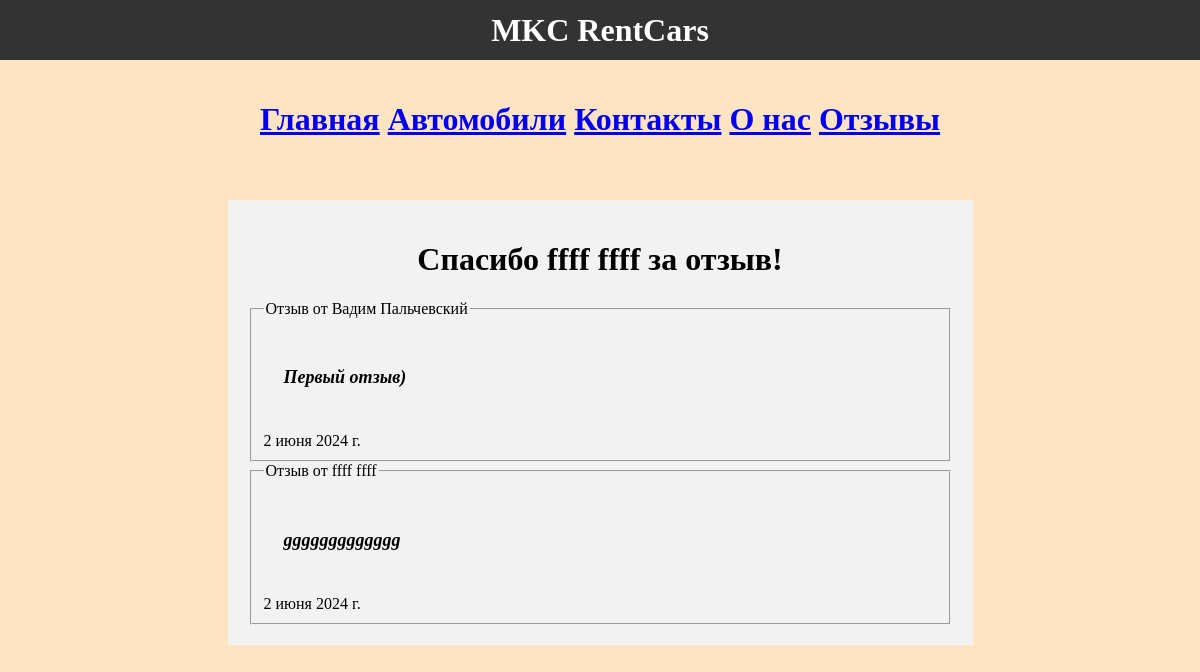
/MKC_RentCars/Reviews/Thanks/, run on the app's committed database.
### rentcars/models.py (models this page shows)
class Feedback(models.Model):
    name = models.CharField(max_length=15, validators=[MinLengthValidator(3)])
    surname = models.CharField(max_length=15, validators=[MinLengthValidator(3)])
    feedback = models.TextField(validators=[MinLengthValidator(7)])
    email = models.EmailField(max_length=60)
    time = models.DateField(auto_now=True)
    def __str__(self):
        return f'{self.name} {self.surname}'

### rentcars/views.py (the view)
# urls.py: path('Reviews/Thanks/', views.ThanksFeedback),
def ThanksFeedback(request):
    show_feed = Feedback.objects.order_by('-id')
    last_feedback = show_feed[0]
    return render(request,'MKC_RentCars/ThanksFeedback.html', {'show_feed':show_feed, 'last_feedback':last_feedback})

### rentcars/templates/MKC_RentCars/ThanksFeedback.html (shortened to what this page needs)
{% extends 'base.html' %}
{% load static %}
{% block content %}
<h1>Спасибо {{ last_feedback }} за отзыв!</h1>
{% for shf in show_feed reversed %}
<fieldset>
    <legend>Отзыв от {{shf}}</legend>
    <div class="column">
        <h4><i>{{shf.feedback}}</i></h4>
    </div>
    {{shf.time}}
</fieldset>
{% endfor %}
{% endblock%}

### static/css/base.css (style rules this page uses)
html { background-color: bisque; }

### static/css/forms.css (style rules this page uses)
body { margin: 0; padding: 0; }
h1 { text-align: center; }
h4 { font-size: 18px; }
.column { flex-basis: calc(85% - 20px); background-color: #f2f2f2; margin-bottom: 20px; padding: 20px; box-sizing: border-box; }
.column:last-child { margin-bottom: 0; }

### data on the page
Feedback: name+surname "ffff ffff", feedback "ggggggggggggg", time "2 июня 2024 г."
Feedback: name+surname "Вадим Пальчевский", feedback "Первый отзыв)", time "2 июня 2024 г."
